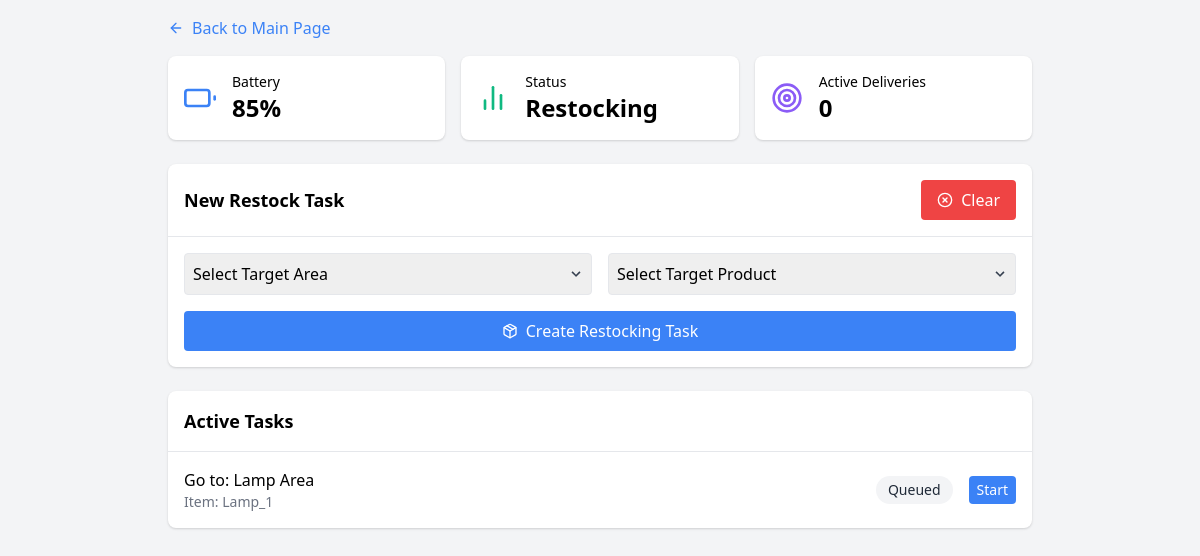
Before: /restock with the older database file.
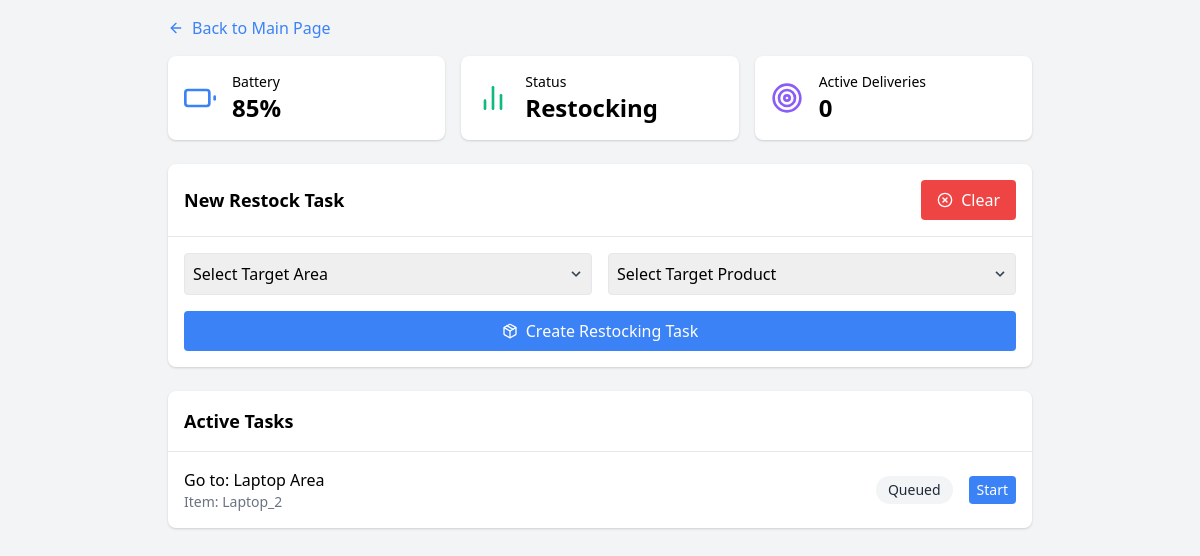
After: the same page with the newer database file.
### app.py (models this page shows)
class Restock(db.Model):
    id = db.Column(db.Integer, primary_key=True)
    target_area = db.Column(db.String(100), nullable=False)
    target_product = db.Column(db.String(200), nullable=False)
    status = db.Column(db.String(20), default='Queued')
    created_at = db.Column(db.DateTime, default=datetime.utcnow)

### app.py (the view)
@app.route('/restock')
def restock():
    deliveries = Restock.query.all()
    robot_status = get_robot_status()
    robot_status['status'] = "Restocking"
    robot_status['active_tasks'] = get_active_count(Restock)
    return render_template('restock.html',
                         tasks=deliveries,
                         robot_status=robot_status,
                         page_type="restock")

### app.py (called while the page is built)
def get_robot_status():
    return {
        'battery_level': 85,
    }

def get_active_count(model):
    return model.query.filter_by(status='In Progress').count()

### templates/restock.html (shortened to what the changed rows need)
{% extends "base.html" %}
{% from 'components.html' import status_cards %}
{% block content %}
<div class="p-4 max-w-4xl mx-auto">
    <div class="bg-white rounded-lg shadow mb-6">
        <div class="p-4 border-b flex justify-between items-center">
            <h2 class="text-lg font-semibold">New Restock Task</h2>
        </div>
    </div>
    <div class="bg-white rounded-lg shadow">
        <div class="p-4 border-b">
            <h2 class="text-lg font-semibold">Active Tasks</h2>
        </div>
        <div class="divide-y" id="tasksList">
            {% for task in tasks %}
            <div class="p-4 flex items-center justify-between" id="task-{{ task.id }}">
                <div>
                    <div class="font-medium">
                        Go to: {{ task.target_area }}
                    </div>
                    <div class="text-sm text-gray-500">Item: {{ task.target_product }}</div>
                </div>
                <div class="flex items-center space-x-4">
                    <span class="px-3 py-1 rounded-full text-sm
                        {% if task.status == 'In Progress' %}
                            bg-blue-100 text-blue-800
                        {% elif task.status == 'Completed' %}
                            bg-green-100 text-green-800
                        {% else %}
                            bg-gray-100 text-gray-800
                        {% endif %}">
                        {{ task.status }}
                    </span>
                    {% if task.status == 'Queued' %}
                    <button onclick="updateStatus({{ task.id }}, 'In Progress', 'restock')"
                            class="bg-blue-500 text-white rounded px-2 py-1 text-sm">
                        Start
                    </button>
                    {% elif task.status == 'In Progress' %}
                    <button onclick="updateStatus({{ task.id }}, 'Completed', 'restock')"
                            class="bg-green-500 text-white rounded px-2 py-1 text-sm">
                        Complete
                    </button>
                    {% endif %}
                </div>
            </div>
            {% endfor %}
        </div>
    </div>
</div>
{% endblock %}

Changed rows visible on the page:
changed Restock "Queued": target_area "Lamp Area" → "Laptop Area"; target_product "Lamp_1" → "Laptop_2"
